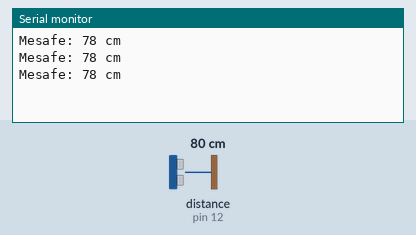
Recording of a sketch running on a simulated Arduino Uno, built with avr-gcc and run on an emulated ATmega328P. Parts: the last lines printed to the serial monitor. Wiring (inferred from the names in the program): ultrasonic range finder: trigger pin 11; echo pin 12. Inputs (shaded band) come from the test bench; at power-on: distance to the obstacle (sensor on pin 12) 80 cm. The echo pulse lasts 58.3 µs per cm.

Above: at 1.3 s.
1.4 s: distance to the obstacle (sensor on pin 12) set to 2 cm
At 1.9 s:
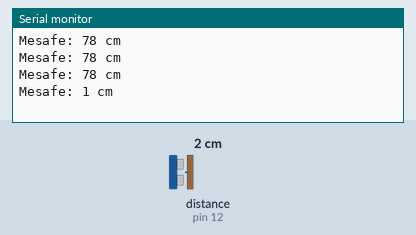
2.9 s: distance to the obstacle (sensor on pin 12) set to 4 cm
At 3.4 s:
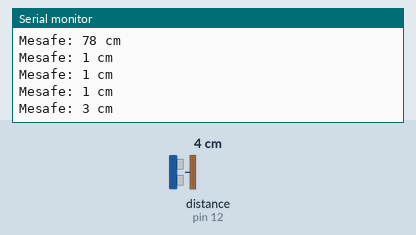
Timing chart, 0 to 5.9 s (numbered marks = the images above; inputs shaded):
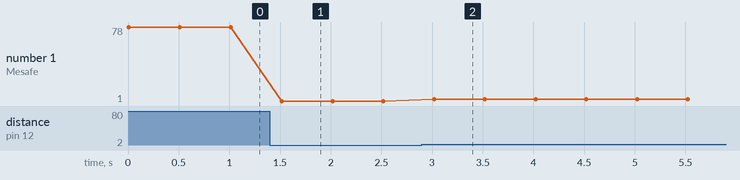

The sketch:

Mesafe_Sensoru.ino
```cpp
const int trigPin = 11;
const int echoPin = 12;

long sure;
int mesafe;

void setup() {
  pinMode(trigPin, OUTPUT);
  pinMode(echoPin, INPUT);
  Serial.begin(9600);
}

void loop() {

  digitalWrite(trigPin, LOW);
  delayMicroseconds(2);
  digitalWrite(trigPin, HIGH);
  delayMicroseconds(10);
  digitalWrite(trigPin, LOW);


  sure = pulseIn(echoPin, HIGH);

  mesafe = sure * 0.034 / 2;

  Serial.print("Mesafe: ");
  Serial.print(mesafe);
  Serial.println(" cm");

  delay(500);
}
```

Measured:
- after the input at 1.4 s, the serial monitor: prints a new line after 0.12 s (image 1)
- after the input at 2.9 s, the serial monitor: prints a new line after 0.12 s (image 2)
- plotted number 1: 78 → 1 after the input at 1.4 s, 1 → 3 after the input at 2.9 s
